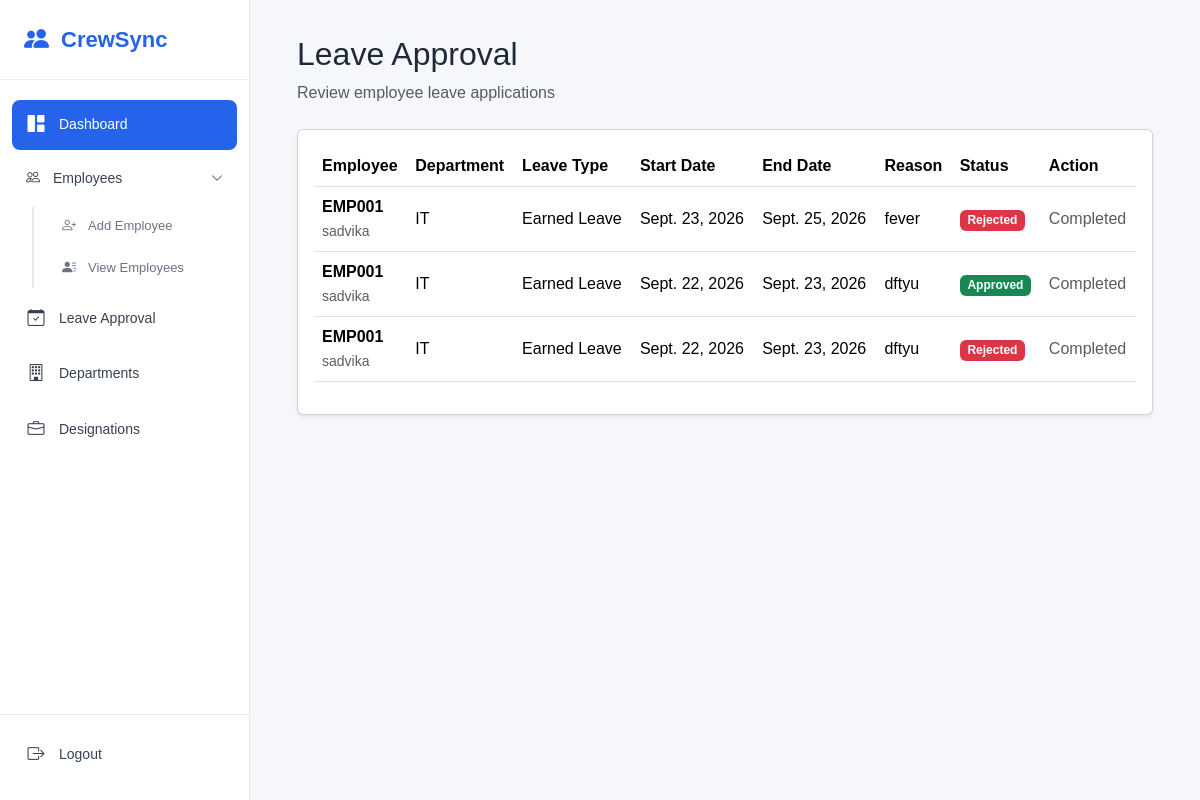
Page /leave_approval/ (signed in) on the committed database.
### hr/models.py (models this page shows, shortened)
class Leave(models.Model):
    LEAVE_TYPES = [
        ("EL", "Earned Leave"),
        ("SL", "Sick Leave"),
    ]
    STATUS_CHOICES = [
        ("Pending", "Pending"),
        ("Approved", "Approved"),
        ("Rejected", "Rejected"),
    ]
    employee = models.ForeignKey(
        Employee,
        on_delete=models.CASCADE,
        related_name="leaves"
    )
    leave_type = models.CharField(
        max_length=10,
        choices=LEAVE_TYPES
    )
    start_date = models.DateField()
    end_date = models.DateField()
    reason = models.TextField()
    status = models.CharField(
        max_length=20,
        choices=STATUS_CHOICES,
        default="Pending"
    )
    applied_date = models.DateTimeField(
        auto_now_add=True
    )

class Employee(models.Model):
    EMPLOYMENT_TYPES = [
        ("Permanent", "Permanent"), #("database_value", "display_value")
        ("Contract", "Contract"),
        ("Part-time", "Part-time"),
        ("Intern", "Intern"),]
    user = models.OneToOneField(User,on_delete=models.CASCADE,null=True,blank=True) # for one user have one employee
    employee_id = models.CharField(max_length=20,unique=True)
    name = models.CharField(max_length=100)
    email = models.EmailField(unique=True)
    phone = models.CharField(max_length=15)
    department = models.ForeignKey(Department,on_delete=models.PROTECT) # we cannot delete any employees present in this dept
    designation = models.ForeignKey(Designation,on_delete=models.PROTECT)# we cannot delete any employees present in this design
    joining_date = models.DateField()
    employment_type = models.CharField(max_length=20,choices=EMPLOYMENT_TYPES)
    salary = models.DecimalField(max_digits=10,decimal_places=2)
    address = models.TextField()
    status = models.BooleanField(default=True)

class Department(models.Model):
    name = models.CharField(max_length=100, unique=True)

### hr/views.py (the view)
# urls.py: path("leave_approval/",views.leave_approval,name="leave_approval"),
@login_required
def leave_approval(request):
    if Employee.objects.filter(user=request.user).exists():
        return redirect("employee_dashboard")
    leaves = Leave.objects.select_related(
        "employee",
        "employee__department",
        "employee__designation"
    ).order_by("-applied_date")
    return render(
        request,
        "leave_approval.html",
        {
            "leaves": leaves,
            "is_employee": False,
        }
    )

### templates/leave_approval.html (shortened to what this page needs)
{% extends "base.html" %}
{% block content %}
<div class="container-fluid">
    <div class="mb-4">
        <h2>Leave Approval</h2>
        <p class="text-muted">
            Review employee leave applications
        </p>
    </div>
    <div class="card shadow-sm">
        <div class="card-body">
            {% if leaves %}
                <div class="table-responsive">
                    <table class="table table-hover align-middle">
                        <thead>
                            <tr>
                                <th>Employee</th>
                                <th>Department</th>
                                <th>Leave Type</th>
                                <th>Start Date</th>
                                <th>End Date</th>
                                <th>Reason</th>
                                <th>Status</th>
                                <th>Action</th>
                            </tr>
                        </thead>
                        <tbody>
                            {% for leave in leaves %}
                                <tr>
                                    <td>
                                        <strong>
                                            {{ leave.employee.employee_id }}
                                        </strong>
                                        <br>
                                        <small class="text-muted">
                                            {{ leave.employee.name }}
                                        </small>
                                    </td>
                                    <td>
                                        {{ leave.employee.department.name }}
                                    </td>
                                    <td>
                                        {{ leave.get_leave_type_display }}
                                    </td>
                                    <td>
                                        {{ leave.start_date }}
                                    </td>
                                    <td>
                                        {{ leave.end_date }}
                                    </td>
                                    <td>
                                        {{ leave.reason }}
                                    </td>
                                    <td>
                                        {% if leave.status == "Approved" %}
                                            <span class="badge bg-success">
                                                Approved
                                            </span>
                                        {% elif leave.status == "Rejected" %}
                                            <span class="badge bg-danger">
                                                Rejected
                                            </span>
                                        {% else %}
                                            <span class="badge bg-warning text-dark">
                                                Pending
                                            </span>
                                        {% endif %}
                                    </td>
                                    <td>
                                        {% if leave.status == "Pending" %}
                                            <form
                                                method="POST"
                                                action="{% url 'leave_action' leave.id %}"
                                                class="d-flex gap-2"
                                            >
                                                {% csrf_token %}
                                                <button
                                                    type="submit"
                                                    name="action"
                                                    value="approve"
                                                    class="btn btn-sm btn-success"
                                                >
                                                    Approve
                                                </button>
                                                <button
                                                    type="submit"
                                                    name="action"
                                                    value="reject"
                                                    class="btn btn-sm btn-danger"
                                                >
                                                    Reject
                                                </button>
                                            </form>
                                        {% else %}
                                            <span class="text-muted">
                                                Completed
                                            </span>
                                        {% endif %}
                                    </td>
                                </tr>
                            {% endfor %}
                        </tbody>
                    </table>
                </div>
            {% endif %}
        </div>
    </div>
</div>
{% endblock %}

### static/css/sidebar.css (style rules this page uses)
* { margin: 0; padding: 0; box-sizing: border-box; }
body { font-family: Arial, sans-serif; background-color: #f5f7fb; color: #1f2937; }

### rows in the picture
Leave: employee.employee_id "EMP001", employee.name "sadvika", employee.department.name "IT", leave_type "Earned Leave", start_date "Sept. 23, 2026", end_date "Sept. 25, 2026", reason "fever", status "Rejected"
Leave: employee.employee_id "EMP001", employee.name "sadvika", employee.department.name "IT", leave_type "Earned Leave", start_date "Sept. 22, 2026", end_date "Sept. 23, 2026", reason "dftyu", status "Approved"
Leave: employee.employee_id "EMP001", employee.name "sadvika", employee.department.name "IT", leave_type "Earned Leave", start_date "Sept. 22, 2026", end_date "Sept. 23, 2026", reason "dftyu", status "Rejected"
